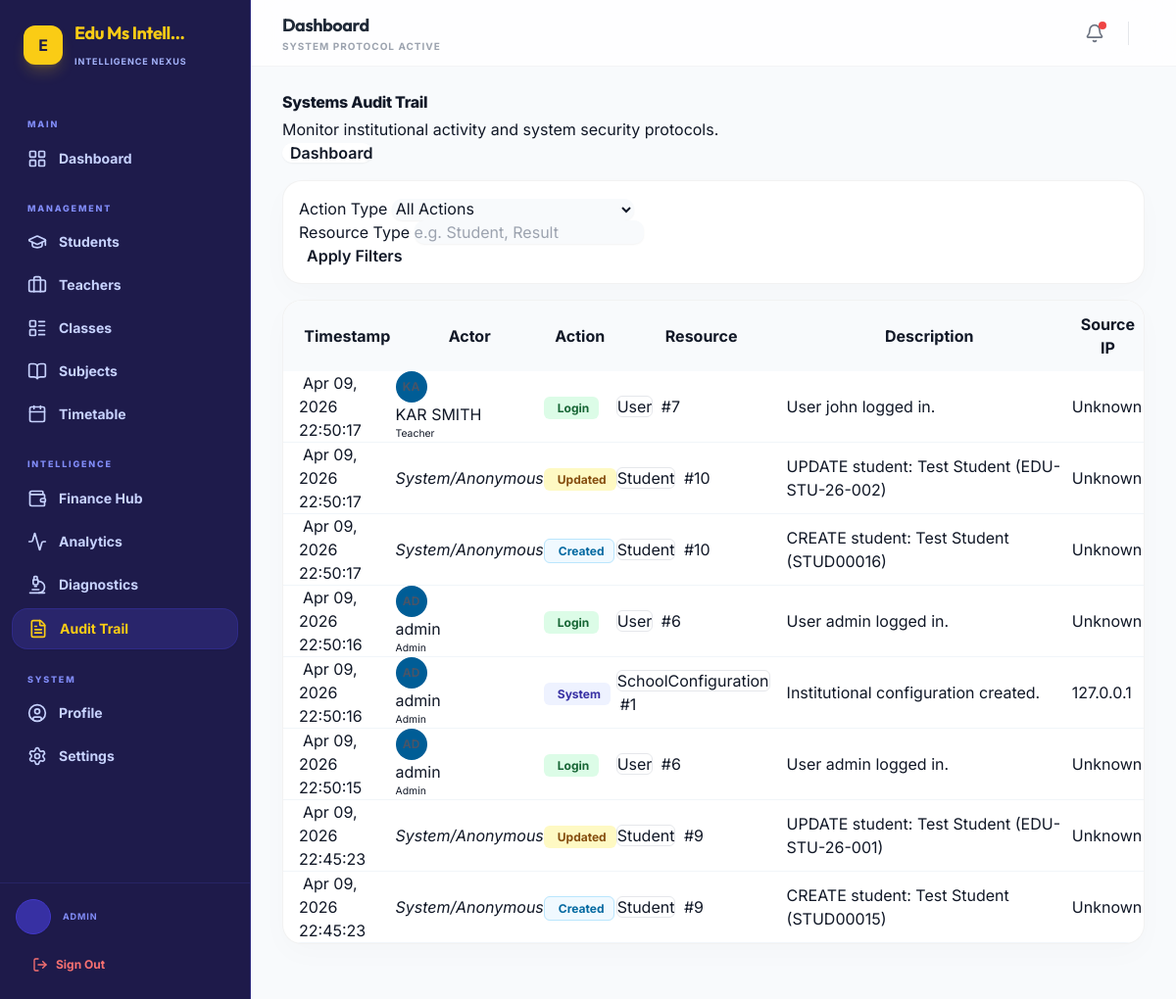
/admin-dashboard/audit/logs/ (signed in), run on an earlier commit of the app's database.
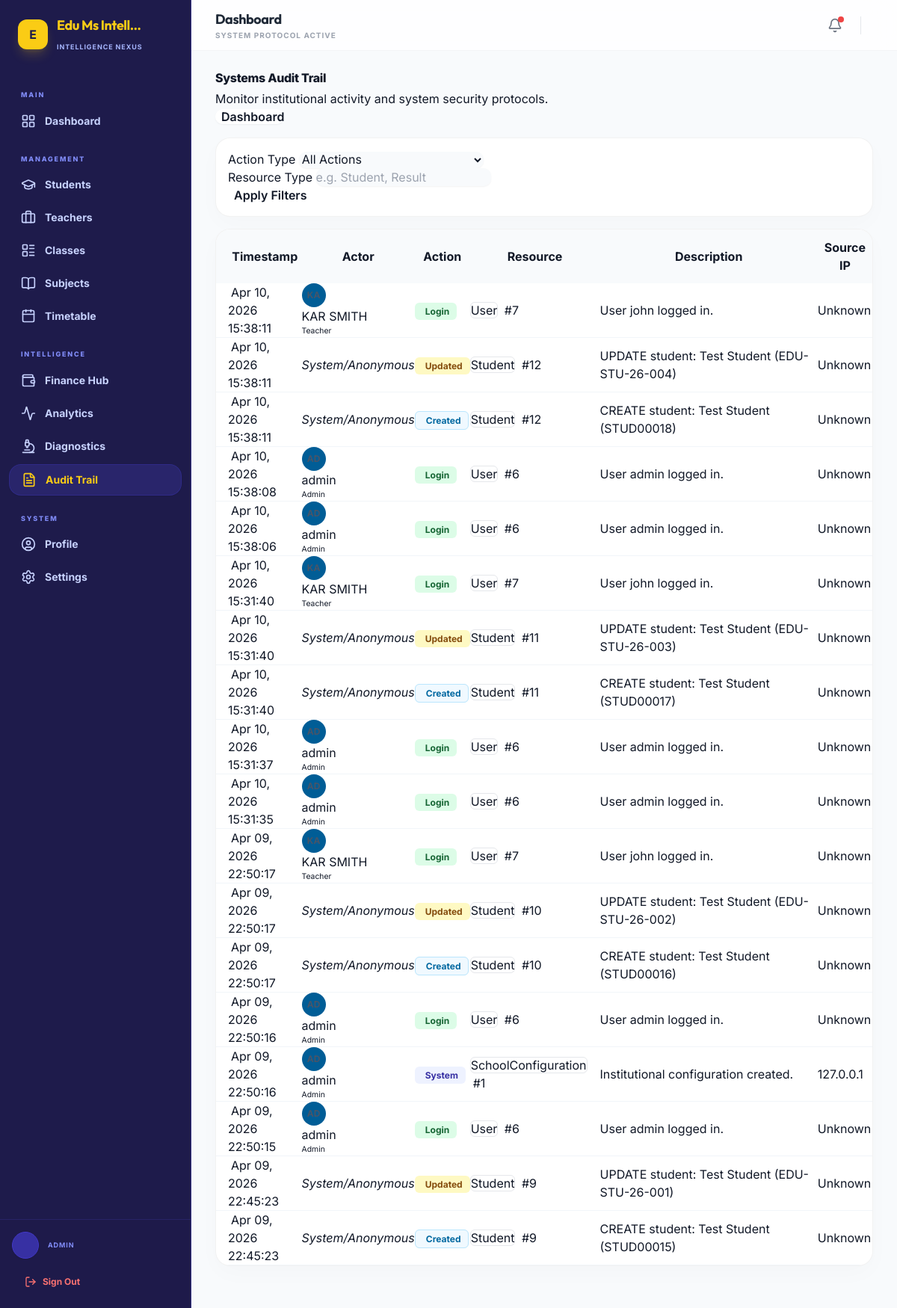
And on a later commit of the database.
### core/models.py (models this page shows, shortened)
class AuditLog(models.Model):
    ACTION_CHOICES = [
        ('LOGIN', 'User Login'),
        ('LOGOUT', 'User Logout'),
        ('CREATE', 'Record Created'),
        ('UPDATE', 'Record Updated'),
        ('DELETE', 'Record Deleted'),
        ('SYSTEM', 'System Configuration Change'),
        ('SECURITY', 'Security Alert'),
    ]
    user = models.ForeignKey(settings.AUTH_USER_MODEL, on_delete=models.SET_NULL, null=True, related_name='audit_logs')
    action = models.CharField(max_length=20, choices=ACTION_CHOICES)
    resource_type = models.CharField(max_length=100, help_text="e.g. Student, Result, Teacher")
    resource_id = models.CharField(max_length=100, null=True, blank=True)
    description = models.TextField()
    timestamp = models.DateTimeField(auto_now_add=True)
    ip_address = models.GenericIPAddressField(null=True, blank=True)
    class Meta:
        ordering = ['-timestamp']
        indexes = [
            models.Index(fields=['action', 'timestamp']),
            models.Index(fields=['resource_type', 'resource_id']),
        ]

### accounts/models.py (models this page shows, shortened)
class User(AbstractUser):
    ROLE_CHOICES = (
        ('admin', 'Admin'),
        ('teacher', 'Teacher'),
        ('student', 'Student'),
    )
    GENDER_CHOICES = (
        ('male', 'Male'),
        ('female', 'Female'),
        ('other', 'Other'),
    )
    role = models.CharField(max_length=10, choices=ROLE_CHOICES, default='student')
    gender = models.CharField(max_length=10, choices=GENDER_CHOICES, blank=True, null=True)
    phone = models.CharField(max_length=15, blank=True)
    address = models.TextField(blank=True)
    date_of_birth = models.DateField(null=True, blank=True)
    profile_picture = models.ImageField(upload_to='profiles/', null=True, blank=True)
    has_completed_onboarding = models.BooleanField(default=False)
    badges = models.ManyToManyField(Badge, related_name='users', blank=True)

### admin_dashboard/views.py (the view)
# urls.py: path('audit/logs/', views.audit_log_list, name='audit_logs'),
@admin_required
def audit_log_list(request):
    logs_query = AuditLog.objects.select_related('user').all()
    action = request.GET.get('action')
    resource = request.GET.get('resource')
    if action:
        logs_query = logs_query.filter(action=action)
    if resource:
        logs_query = logs_query.filter(resource_type__icontains=resource)
    paginator = Paginator(logs_query, 50)
    page_number = request.GET.get('page')
    page_obj = paginator.get_page(page_number)
    context = {
        'logs': page_obj,
        'actions': AuditLog.ACTION_CHOICES,
        'selected_action': action,
        'selected_resource': resource
    }
    return render(request, 'admin_dashboard/audit_logs.html', context)

### core/context_processors.py (called while the page is built)
def school_config(request):
    config = SchoolConfiguration.get_config()
    return {'school_config': config}

def unread_notifications(request):
    if request.user.is_authenticated:
        from analytics.models import Notification as AnalyticsNotification
        unread = AnalyticsNotification.objects.filter(recipient=request.user, is_read=False).order_by('-created_at')
        return {
            'unread_notifications': unread[:5],  # Top 5 for dropdown
            'unread_notifications_count': unread.count()
        }
    return {}

### core/models.py (called while the page is built)
    @classmethod
    def get_config(cls):
        obj, created = cls.objects.get_or_create(id=1)
        return obj

### templates/admin_dashboard/audit_logs.html (shortened to what the changed rows need)
{% extends 'base.html' %}
{% load static %}
{% block content %}
<div class="animate-fade-up">
    <div class="d-flex justify-content-between align-items-center mb-4">
        <div>
            <h2 class="mb-1" style="font-weight: 800; letter-spacing: -0.02em;">Systems Audit Trail</h2>
        </div>
    </div>
    <div class="premium-card overflow-hidden">
        <div class="table-responsive">
            <table class="table table-hover align-middle mb-0">
                <thead style="background: #f8fafc;">
                    <tr>
                        <th class="ps-4 border-0 py-3 small fw-bold text-uppercase text-muted">Timestamp</th>
                        <th class="border-0 py-3 small fw-bold text-uppercase text-muted">Actor</th>
                        <th class="border-0 py-3 small fw-bold text-uppercase text-muted">Action</th>
                        <th class="border-0 py-3 small fw-bold text-uppercase text-muted">Resource</th>
                        <th class="border-0 py-3 small fw-bold text-uppercase text-muted">Description</th>
                        <th class="border-0 py-3 small fw-bold text-uppercase text-muted">Source IP</th>
                    </tr>
                </thead>
                <tbody>
                    {% for log in logs %}
                    <tr style="border-bottom: 1px solid #f1f5f9;">
                        <td class="ps-4 small text-muted">
                             {{ log.timestamp|date:"M d, Y" }}<br>
                            <span class="fw-bold">{{ log.timestamp|date:"H:i:s" }}</span>
                        </td>
                        <td>
                            {% if log.user %}
                                <div class="d-flex align-items-center">
                                    <div class="avatar-sm-circle me-2">
                                    </div>
                                    <div>
                                        <div class="fw-bold small">{{ log.user.get_full_name|default:log.user.username }}</div>
                                        <div class="text-muted extra-small">{{ log.user.role|capfirst }}</div>
                                    </div>
                                </div>
                            {% else %}
                                <span class="text-muted italic small">System/Anonymous</span>
                            {% endif %}
                        </td>
                        <td>
                            {% if log.action == 'LOGIN' %}
                                <span class="p-badge-success"> Login</span>
                            {% elif log.action == 'LOGOUT' %}
                                <span class="p-badge-info"><i class="fas fa-sign-out-alt me-1"></i> Logout</span>
                            {% elif log.action == 'CREATE' %}
                                <span class="p-badge-exemplary"> Created</span>
                            {% elif log.action == 'UPDATE' %}
                                <span class="p-badge-passing"> Updated</span>
                            {% elif log.action == 'DELETE' %}
                                <span class="p-badge-critical"><i class="fas fa-trash-alt me-1"></i> Deleted</span>
                            {% elif log.action == 'SYSTEM' %}
                                <span class="p-badge-primary"> System</span>
                            {% elif log.action == 'SECURITY' %}
                                <span class="p-badge-critical animate-pulse"><i class="fas fa-shield-alt me-1"></i> Security</span>
                            {% endif %}
                        </td>
                        <td>
                            <span class="badge bg-light text-dark fw-normal border" style="border-radius: 6px;">{{ log.resource_type }}</span>
                            {% if log.resource_id %}
                                <span class="text-muted small ms-1">#{{ log.resource_id|truncatechars:10 }}</span>
                            {% endif %}
                        </td>
                        <td class="small">{{ log.description }}</td>
                        <td class="small text-muted font-monospace">{{ log.ip_address|default:"Unknown" }}</td>
                    </tr>
                    {% endfor %}
                </tbody>
            </table>
        </div>
    </div>
</div>
{% endblock %}

What changed in the data, as far as the page shows it:
added AuditLog: timestamp "Apr 10, 2026", timestamp "15:38:11", user.get_full_name "KAR SMITH", user.role "Teacher", action "Login", resource_type "User", resource_id "7", description "User john logged in.", ip_address "Unknown"
added AuditLog: timestamp "Apr 10, 2026", timestamp "15:38:11", shows "System/Anonymous", action "Updated", resource_type "Student", resource_id "12", description "UPDATE student: Test Student (EDU-STU-26-004)", ip_address "Unknown"
added AuditLog: timestamp "Apr 10, 2026", timestamp "15:38:11", shows "System/Anonymous", action "Created", resource_type "Student", resource_id "12", description "CREATE student: Test Student (STUD00018)", ip_address "Unknown"
added AuditLog: timestamp "Apr 10, 2026", timestamp "15:38:08", user.get_full_name "admin", user.role "Admin", action "Login", resource_type "User", resource_id "6", description "User admin logged in.", ip_address "Unknown"
added AuditLog: timestamp "Apr 10, 2026", timestamp "15:38:06", user.get_full_name "admin", user.role "Admin", action "Login", resource_type "User", resource_id "6", description "User admin logged in.", ip_address "Unknown"
added AuditLog: timestamp "Apr 10, 2026", timestamp "15:31:40", user.get_full_name "KAR SMITH", user.role "Teacher", action "Login", resource_type "User", resource_id "7", description "User john logged in.", ip_address "Unknown"
added AuditLog: timestamp "Apr 10, 2026", timestamp "15:31:40", shows "System/Anonymous", action "Updated", resource_type "Student", resource_id "11", description "UPDATE student: Test Student (EDU-STU-26-003)", ip_address "Unknown"
added AuditLog: timestamp "Apr 10, 2026", timestamp "15:31:40", shows "System/Anonymous", action "Created", resource_type "Student", resource_id "11", description "CREATE student: Test Student (STUD00017)", ip_address "Unknown"
added AuditLog: timestamp "Apr 10, 2026", timestamp "15:31:37", user.get_full_name "admin", user.role "Admin", action "Login", resource_type "User", resource_id "6", description "User admin logged in.", ip_address "Unknown"
added AuditLog: timestamp "Apr 10, 2026", timestamp "15:31:35", user.get_full_name "admin", user.role "Admin", action "Login", resource_type "User", resource_id "6", description "User admin logged in.", ip_address "Unknown"
